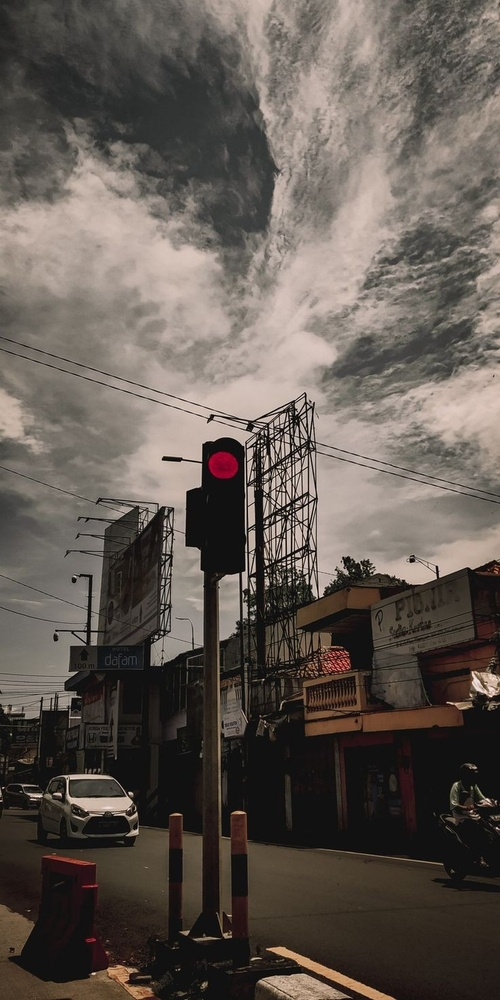
#> input picture Dataset/Original/Original 0.jpg, 500 x 1000 px, shrunk from 736 x 1472 before the run, found by its file name
$ jupyter execute 'FINAL PROJECT MULTIMEDIA FORENSICS.ipynb'
#> lines starting #> are read from the running program, lines starting #| are printed output that depends on the picture; long printed decimals are rounded
# Import library yang dibutuhkan

[cell 1]
import cv2 # digunakan untuk operasi citra
import numpy as np # digunakan untuk operasi matematika
from sklearn.cluster import AgglomerativeClustering # digunakan untuk algoritma clustering
from sklearn.metrics.pairwise import cosine_similarity # digunakan perhitungan similarity
from google.colab.patches import cv2_imshow # digunakan untuk menampilkan gambar dari citra

# Membaca Citra

[cell 2]
# Membaca citra asli
original_img = cv2.imread('Original 0.jpg')
#> original_img is the input picture: shape (1000, 500, 3); mean B, G, R 81.9, 88.8, 97.1

# Membaca citra palsu
forgery_img = cv2.imread('rotated 0.jpg')
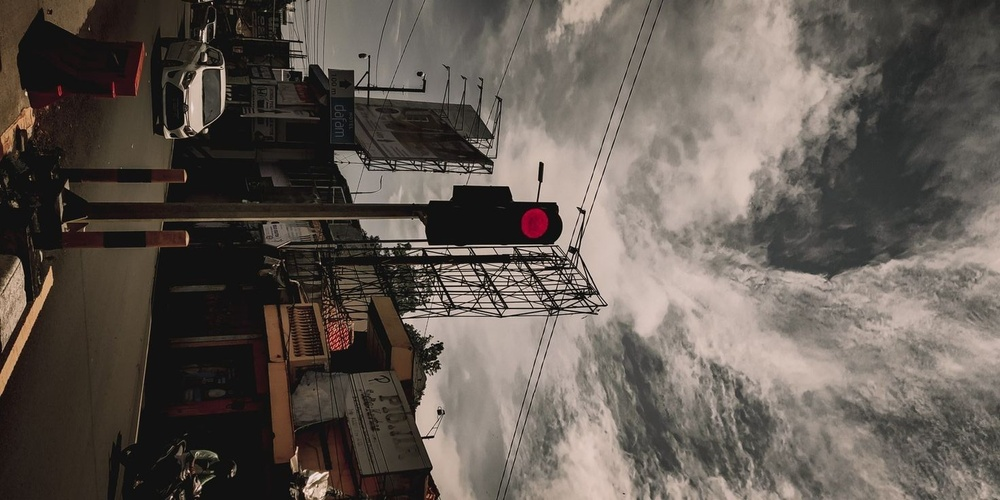
#> input picture Dataset/Forgery Images/rotated 0.jpg, 1000 x 500 px, shrunk from 1472 x 736 before the run, found by its file name
#> forgery_img is the input picture: shape (500, 1000, 3); mean B, G, R 81.9, 88.8, 97.1

# Menampilkan Citra

[cell 3]
# Menampilkan citra asli
print("Original\n")
print(cv2_imshow(original_img))
#| None

# Menampilkan citra palsu
print("\n Fake\n")
print(cv2_imshow(forgery_img))
#| None

# Mendeteksi key-points pada citra asli dan citra forgery

[cell 4]
# Mendeteksi key-points pada citra asli
sift = cv2.xfeatures2d.SIFT_create()
original_kp, original_desc = sift.detectAndCompute(original_img, None)
#> original_kp = 2111 keypoints; strongest (x, y, size): (288, 508, 2), (290, 517, 1.8), (289, 558, 2), (284, 564, 1.9)

# Mendeteksi key-points pada citra palsu
forgery_kp, forgery_desc = sift.detectAndCompute(forgery_img, None)
#> forgery_kp = 2070 keypoints; strongest (x, y, size): (491, 288, 2), (483, 290, 1.8), (442, 289, 2), (435, 284, 1.9)

# Menggunakan Centroid Linkage Clustering untuk mengelompokkan key-points pada citra asli dan citra forgery

[cell 5]
# Menggunakan Centroid Linkage Clustering untuk mengelompokkan key-points pada citra asli
original_clustering = AgglomerativeClustering().fit(original_desc)
original_clusters = original_clustering.labels_
#> original_clusters = 2111 values, max 1 at index 0, min 0 at index 1, mean 0.423

print(original_clusters ,"\n")
#> (printed output is left out)

# Menggunakan Centroid Linkage Clustering untuk mengelompokkan key-points pada citra palsu
forgery_clustering = AgglomerativeClustering().fit(forgery_desc)
forgery_clusters = forgery_clustering.labels_
#> forgery_clusters = 2070 values, max 1 at index 2, min 0 at index 0, mean 0.473

print(forgery_clusters)
#> (printed output is left out)

# Menghitung similarity antara region pada citra asli dan citra forgery

[cell 6]
# Menghitung similarity antara region pada citra asli dan citra palsu
similarity = cosine_similarity(original_desc, forgery_desc)
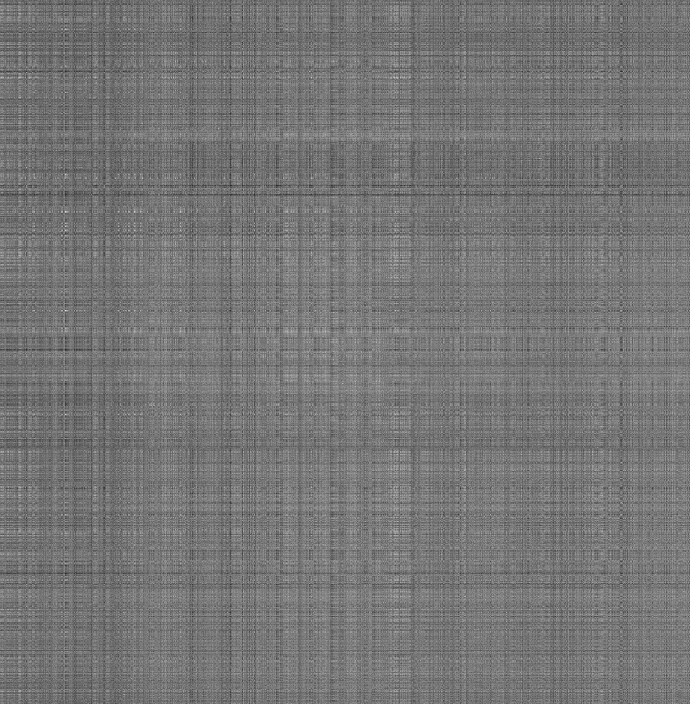
#> similarity: shape (2111, 2070) float32 (shown at 1/3 size); min 0.0536, max 1, mean 0.464

# Mengambil nilai similarity
similarity = similarity[0][0]
#> similarity = 0.463

# Membuat kondisi untuk menentukan apakah citra asli dan citra forgery sama atau tidak

[cell 7]
# Membuat threshold similarity
threshold = 0.8

# Membuat kondisi untuk menentukan apakah citra asli dan citra palsu sama atau tidak
if similarity > threshold:
  print("Kedua Citra sama, dengan Similarity", similarity)
else:
  print("Kedua Citra berbeda, dengan Similarity", similarity)
#| Kedua Citra berbeda, dengan Similarity 0.4631
